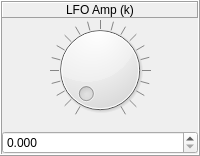
             <widget class="QFrame" name="frame_LFO_Amp">
              <property name="sizePolicy">
               <sizepolicy hsizetype="Preferred" vsizetype="Preferred">
                <horstretch>0</horstretch>
                <verstretch>0</verstretch>
               </sizepolicy>
              </property>
              <property name="minimumSize">
               <size>
                <width>50</width>
                <height>100</height>
               </size>
              </property>
              <property name="frameShape">
               <enum>QFrame::Box</enum>
              </property>
              <property name="frameShadow">
               <enum>QFrame::Raised</enum>
              </property>
              <layout class="QVBoxLayout" name="verticalLayout_20">
               <property name="spacing">
                <number>2</number>
               </property>
               <property name="sizeConstraint">
                <enum>QLayout::SetMaximumSize</enum>
               </property>
               <property name="leftMargin">
                <number>0</number>
               </property>
               <property name="topMargin">
                <number>0</number>
               </property>
               <property name="rightMargin">
                <number>0</number>
               </property>
               <property name="bottomMargin">
                <number>0</number>
               </property>
               <item>
                <widget class="QFrame" name="frame_Label_LFO_Amp">
                 <property name="frameShape">
                  <enum>QFrame::NoFrame</enum>
                 </property>
                 <property name="frameShadow">
                  <enum>QFrame::Raised</enum>
                 </property>
                 <layout class="QVBoxLayout" name="verticalLayout_21">
                  <property name="leftMargin">
                   <number>0</number>
                  </property>
                  <property name="topMargin">
                   <number>0</number>
                  </property>
                  <property name="rightMargin">
                   <number>0</number>
                  </property>
                  <property name="bottomMargin">
                   <number>0</number>
                  </property>
                  <item>
                   <widget class="QLabel" name="label_Label_LFO">
                    <property name="font">
                     <font>
                      <pointsize>9</pointsize>
                     </font>
                    </property>
                    <property name="frameShape">
                     <enum>QFrame::Panel</enum>
                    </property>
                    <property name="frameShadow">
                     <enum>QFrame::Raised</enum>
                    </property>
                    <property name="text">
                     <string>LFO Amp (k)</string>
                    </property>
                    <property name="alignment">
                     <set>Qt::AlignCenter</set>
                    </property>
                   </widget>
                  </item>
                 </layout>
                </widget>
               </item>
               <item>
                <widget class="QFrame" name="frame_Dial_LFO_Amp">
                 <property name="sizePolicy">
                  <sizepolicy hsizetype="Preferred" vsizetype="Preferred">
                   <horstretch>0</horstretch>
                   <verstretch>0</verstretch>
                  </sizepolicy>
                 </property>
                 <property name="frameShape">
                  <enum>QFrame::NoFrame</enum>
                 </property>
                 <property name="frameShadow">
                  <enum>QFrame::Raised</enum>
                 </property>
                 <layout class="QVBoxLayout" name="verticalLayout_22">
                  <property name="leftMargin">
                   <number>0</number>
                  </property>
                  <property name="topMargin">
                   <number>0</number>
                  </property>
                  <property name="rightMargin">
                   <number>0</number>
                  </property>
                  <item>
                   <widget class="QDial" name="dial_LFO_Amp">
                    <property name="sizePolicy">
                     <sizepolicy hsizetype="Preferred" vsizetype="Preferred">
                      <horstretch>0</horstretch>
                      <verstretch>0</verstretch>
                     </sizepolicy>
                    </property>
                    <property name="cursor">
                     <cursorShape>OpenHandCursor</cursorShape>
                    </property>
                    <property name="maximum">
                     <number>100000</number>
                    </property>
                    <property name="singleStep">
                     <number>1</number>
                    </property>
                    <property name="pageStep">
                     <number>10</number>
                    </property>
                    <property name="value">
                     <number>0</number>
                    </property>
                    <property name="tracking">
                     <bool>true</bool>
                    </property>
                    <property name="orientation">
                     <enum>Qt::Horizontal</enum>
                    </property>
                    <property name="invertedAppearance">
                     <bool>false</bool>
                    </property>
                    <property name="invertedControls">
                     <bool>false</bool>
                    </property>
                    <property name="wrapping">
                     <bool>false</bool>
                    </property>
                    <property name="notchTarget">
                     <double>50.000000000000000</double>
                    </property>
                    <property name="notchesVisible">
                     <bool>true</bool>
                    </property>
                   </widget>
                  </item>
                 </layout>
                </widget>
               </item>
               <item>
                <widget class="QDoubleSpinBox" name="doubleSpinBox_LFO_Amp">
                 <property name="sizePolicy">
                  <sizepolicy hsizetype="Preferred" vsizetype="Preferred">
                   <horstretch>0</horstretch>
                   <verstretch>0</verstretch>
                  </sizepolicy>
                 </property>
                 <property name="font">
                  <font>
                   <pointsize>9</pointsize>
                  </font>
                 </property>
                 <property name="wrapping">
                  <bool>false</bool>
                 </property>
                 <property name="frame">
                  <bool>true</bool>
                 </property>
                 <property name="buttonSymbols">
                  <enum>QAbstractSpinBox::UpDownArrows</enum>
                 </property>
                 <property name="accelerated">
                  <bool>true</bool>
                 </property>
                 <property name="keyboardTracking">
                  <bool>false</bool>
                 </property>
                 <property name="showGroupSeparator" stdset="0">
                  <bool>false</bool>
                 </property>
                 <property name="decimals">
                  <number>3</number>
                 </property>
                 <property name="minimum">
                  <double>0.000000000000000</double>
                 </property>
                 <property name="maximum">
                  <double>100.000000000000000</double>
                 </property>
                 <property name="singleStep">
                  <double>0.010000000000000</double>
                 </property>
                 <property name="value">
                  <double>0.000000000000000</double>
                 </property>
                </widget>
               </item>
              </layout>
             </widget>
